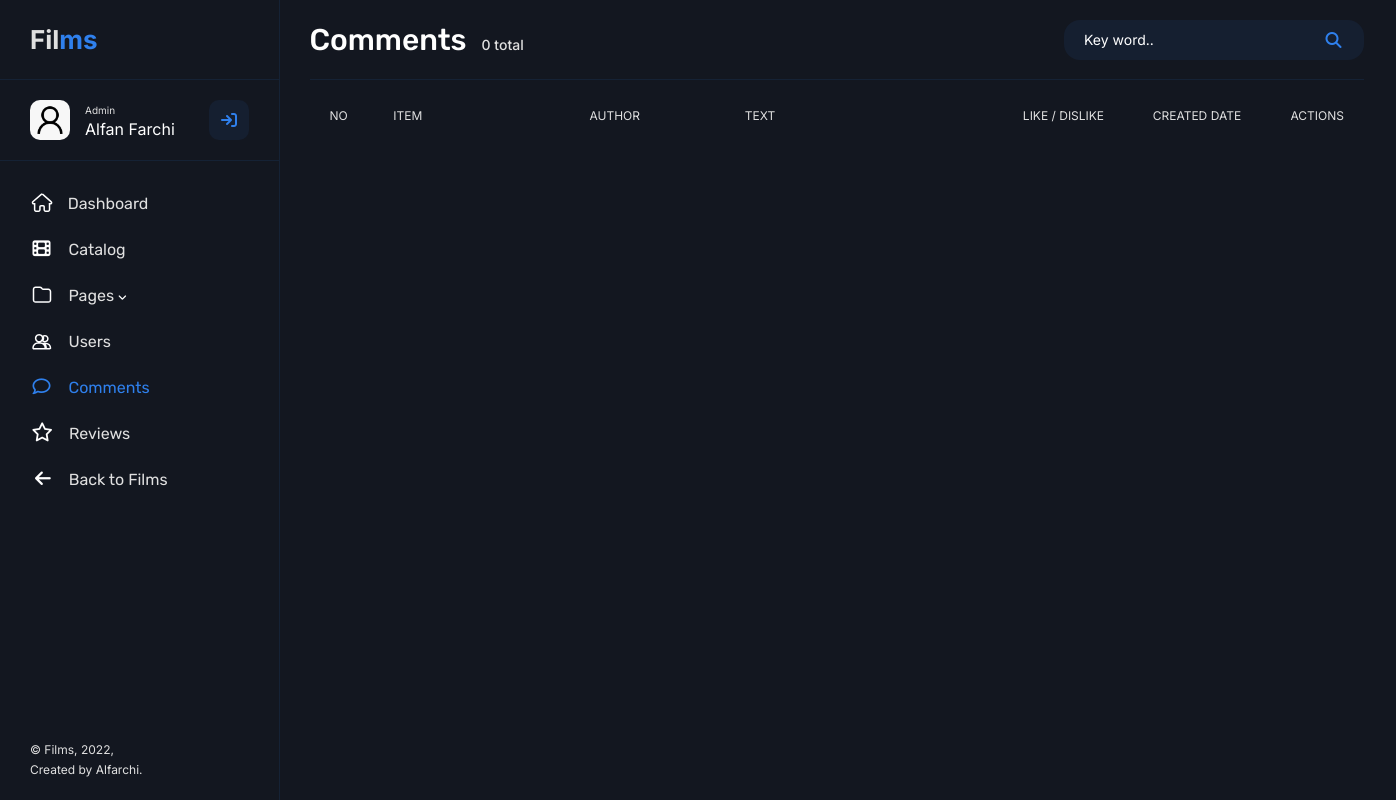
/admin/comments.php, run on an earlier commit of the app's database.
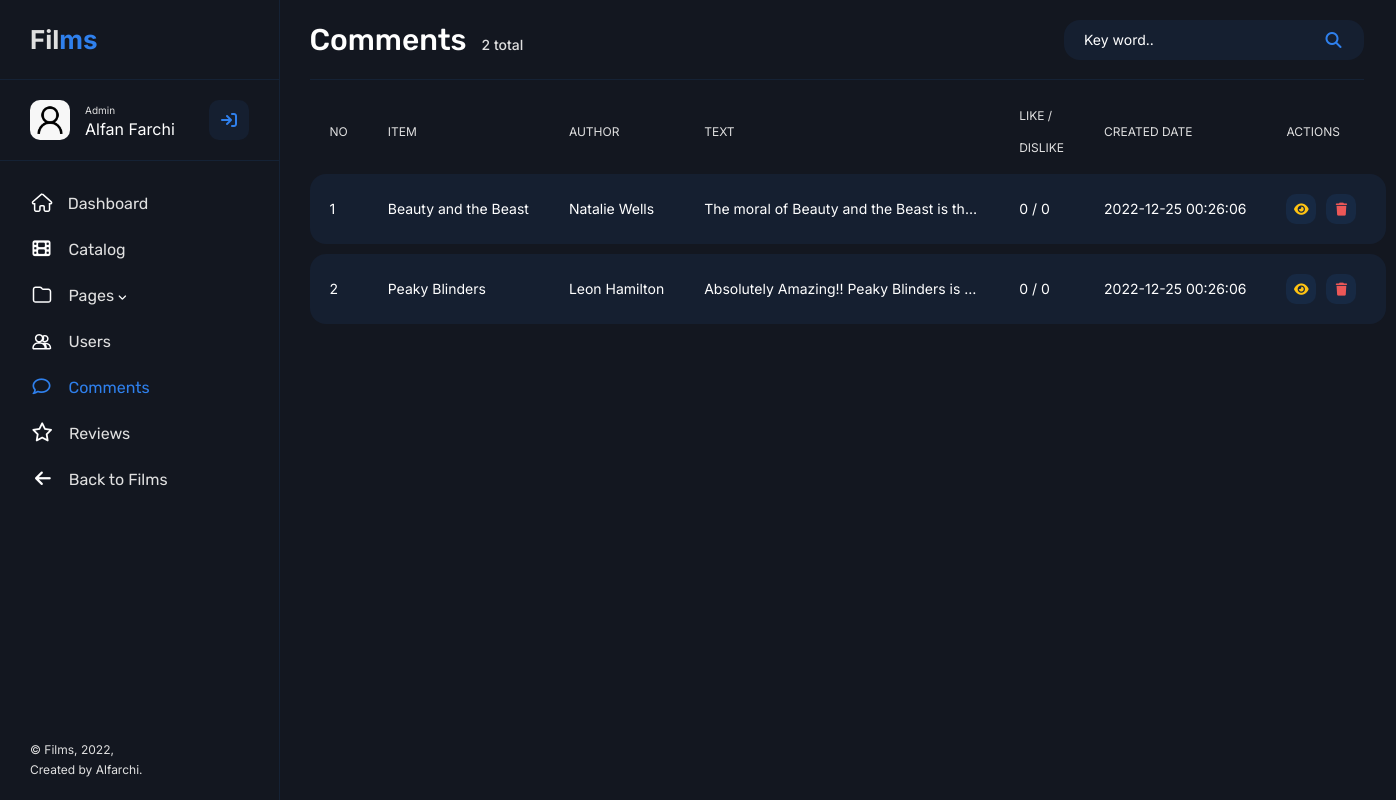
And on a later commit of the database.
### tables this page shows
create table user_film (
    id_view int primary key auto_increment,
    id_user int,
    id_film int,
    review_title varchar(100),
    comment varchar(500),
    review varchar(500),
    rate float,
    save char(1),
    view_date datetime,
    foreign key (id_user) references user (id_user),
    foreign key (id_film) references film (id_film)
);

create table film (
    id_film int primary key auto_increment,
    title varchar(50),
    label varchar(10),
    rating float,
    genre varchar(20),
    year int,
    age int,
    image varchar(50),
    video varchar(50),
    film_desc varchar(500),
    film_date datetime,
    id_category int,
    foreign key (id_category) references category (id_category)
);

create table user (
    id_user int primary key auto_increment,
    email varchar(40),
    password varchar(255),
    username varchar(30),
    create_date datetime
);

### main/functions.php (called while the page is built, shortened)
<?php
$conn = mysqli_connect("localhost", "root", "", "films");
function query($query) {
    global $conn;
    $result = mysqli_query($conn, $query);
    $rows = [];
    while($row = mysqli_fetch_assoc($result)) {
        $rows[] = $row;
    }
    return $rows;
}
?>

### admin/comments.php (the view, shortened to what the changed rows need)
<?php
require "../main/functions.php";
$comment = query("SELECT * FROM user INNER JOIN user_film ON user.id_user = user_film.id_user INNER JOIN film ON film.id_film = user_film.id_film WHERE comment IS NOT NULL");
$count = query("SELECT COUNT(id_view) AS count FROM user INNER JOIN user_film ON user.id_user = user_film.id_user INNER JOIN film ON film.id_film = user_film.id_film WHERE comment IS NOT NULL");
?>
<!DOCTYPE html>
<html lang="en">
    <head>
        <link rel="stylesheet" href="../assets/styles/style.css">
        <link href="https://cdn.jsdelivr.net/npm/bootstrap@5.2.2/dist/css/bootstrap.min.css" rel="stylesheet">
    </head>
    <body>
        <main class="main">
            <div class="container-fluid">
                <div class="row">
                    <div class="col-12">
                        <div class="main__header">
                            <?php $i = 1 ?> <?php foreach($count as $row): ?>
                            <h2 class="main__header-title">Comments&ensp;<span><?php echo $row["count"]; ?> total</span></h2>
                            <?php $i++ ?> <?php endforeach; ?>
                            <form action="" method="post" spellcheck="false" autocomplete="off" class="nav__form nav__admin">
                                <input type="input" name="keyword" placeholder="Key word.." class="nav__search search__admin">
                                <button type="submit" name="search" class="nav__action-btn"><i class="fa-solid fa-magnifying-glass"></i></button>
                            </form>
                        </div>
                    </div>
                    <div class="col-12">
                        <table class="main__table">
                            <thead>
                                <tr>
                                    <td class="comments__id">NO</td>
                                    <td class="comments__item">ITEM</td>
                                    <td class="comments__author">AUTHOR</td>
                                    <td class="comments__text">TEXT</td>
                                    <td class="comments__like">LIKE / DISLIKE</td>
                                    <td class="comments__date">CREATED DATE</td>
                                    <td class="comments__actions">ACTIONS</td>
                                </tr>
                            </thead>
                            <tbody>
                                <?php $i = 1 ?>
                                <?php foreach($comment as $row): ?>
                                <tr>
                                    <td class="comments__id"><?php echo $i; ?></td>
                                    <td class="comments__item"><a class="catalog__title" href="../main/details.php?id=<?php echo $row["id_film"]; ?>"><?php echo $row["title"]; ?></a></td>
                                    <td class="comments__author"><?php echo $row["username"]; ?></td>
                                    <td class="comments__text">
                                        <div class="views__text"><p><?php echo $row["comment"]; ?></p></div>
                                    </td>
                                    <td class="comments__like">0 / 0</td>
                                    <td class="comments__date"><?php echo $row["view_date"]; ?></td>
                                    <td class="actions__button"><a href="" onclick="return confirm('Hide comment?')"><i class="fa-solid fa-eye"></i></a><a href="./deleteComment.php?id=<?php echo $row["id_view"]; ?>" onclick="return confirm('Delete comment?')"><i class="fa-solid fa-trash"></i></a></td>
                                </tr>
                                <?php $i++ ?>
                                <?php endforeach; ?>
                            </tbody>
                        </table>
                    </div>
                </div>
            </div>
    </body>
</html>

What changed in the data, as far as the page shows it:
added user_film: id_film.title "Beauty and the Beast", id_user.username "Natalie Wells", comment "The moral of Beauty and the Beast is th…", view_date "2022-12-25 00:26:06"
added user_film: id_film.title "Peaky Blinders", id_user.username "Leon Hamilton", comment "Absolutely Amazing!! Peaky Blinders is…", view_date "2022-12-25 00:26:06"
Also different on the page:
new list line: "Comments 2 total"
list line gone: "Comments 0 total"
